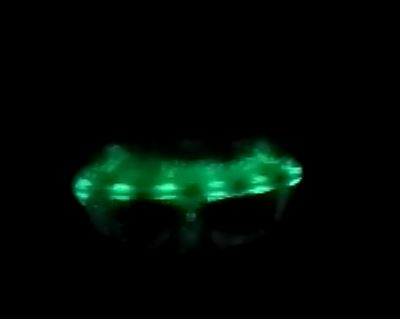
#> input picture Analysis/Video Analysis/Old/Green_Flash_2.JPG, 400 x 319 px
$ python contours.py
#> lines starting #> are read from the running program, lines starting #| are printed output that depends on the picture; after the words box and inside, x2 and y2 are one past the last pixel; in counts of white or black regions, pixels touching at a corner belong together
# -*- coding: utf-8 -*-

import numpy as np
import cv2

im = cv2.imread('Green_Flash_2.JPG')
#> im is the input picture: shape (319, 400, 3); mean B, G, R 4.9, 9.8, 0.9
imgray = cv2.cvtColor(im, cv2.COLOR_BGR2GRAY)
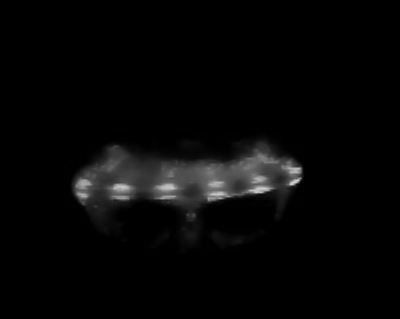
#> imgray: shape (319, 400); min 0, max 212, mean 6.6
ret, thresh = cv2.threshold(imgray, 127, 255, 0)
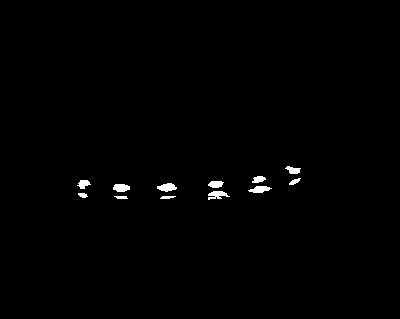
#> thresh: shape (319, 400); 0.72% white; 12 white regions
contours, hierarchy = cv2.findContours(thresh, cv2.RETR_TREE, cv2.CHAIN_APPROX_SIMPLE)
#> contours = 12 contours; largest, box (x1, y1, x2, y2) and area: (157, 183, 177, 192) 97, (113, 184, 130, 192) 90, (248, 186, 272, 193) 86, (208, 191, 230, 200) 81, (208, 181, 224, 188) 70
cv2.drawContours(im, contours, -1, (0,255,0), 3)
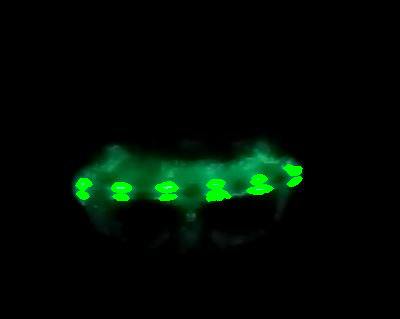
#> im: shape (319, 400, 3); 1.43% of pixels changed, all inside (x1, y1, x2, y2) = (75, 164, 303, 202)
cv2.imshow('',imgray)
cv2.waitKey(0)
